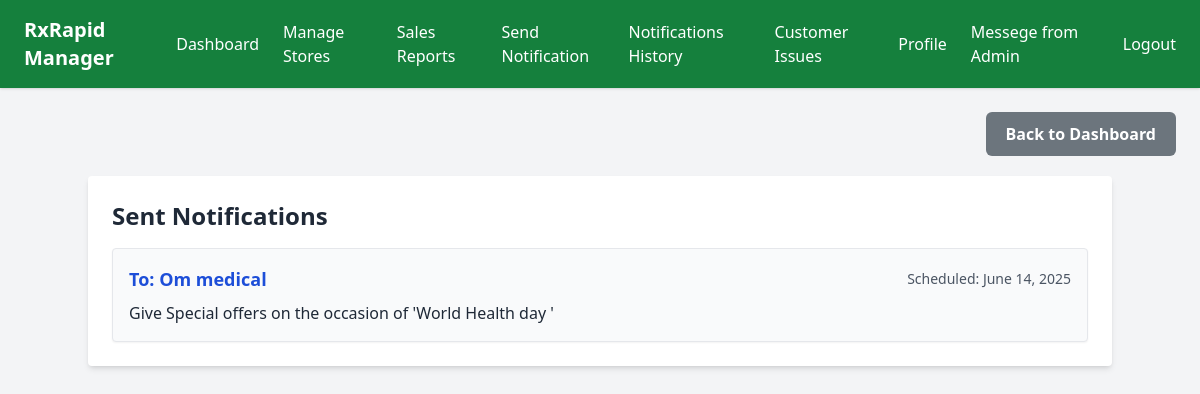
Page /manager/notifications_view/ on the committed database.
### Manager/models.py (models this page shows, shortened)
class Notification(models.Model):
    SEND_CHOICES = [
        ('all', 'Send to All Medical Stores'),
        ('selected', 'Send to Selected Medical Store'),
    ]
    send_to = models.CharField(max_length=20, choices=SEND_CHOICES, default='all')
    medical_store = models.ForeignKey(MediRegistration, on_delete=models.CASCADE, null=True, blank=True)
    message = models.TextField()
    scheduled_date = models.DateField()
    created_at = models.DateTimeField(auto_now_add=True, null=True)

### medical/models.py (models this page shows, shortened)
class MediRegistration(models.Model):
    store_name = models.CharField(max_length=150)  # ✅ Newly added
    owner_name = models.CharField(max_length=100)
    owner_photo = models.ImageField(upload_to='owner_photos/')
    owner_id_proof = models.FileField(upload_to='owner_id_proofs/')
    pharmacist_name = models.CharField(max_length=100)
    pharmacist_photo = models.ImageField(upload_to='pharmacist_photos/')
    address = models.TextField()
    street_address = models.TextField()
    city = models.CharField(max_length=100)
    state = models.CharField(max_length=100, choices=STATES)
    pincode = models.PositiveIntegerField()
    contact = models.CharField(max_length=15)
    email = models.EmailField(unique=True)
    shop_no = models.CharField(max_length=50)
    license_no = models.CharField(max_length=100)
    license_photo = models.ImageField(upload_to='license_photos/')
    intimation_letter_photo = models.ImageField(upload_to='intimation_letters/')
    food_license_photo = models.ImageField(upload_to='food_licenses/')
    bank_account_no = models.CharField(max_length=30)
    ifsc_code = models.CharField(max_length=20)
    passbook_photo = models.ImageField(upload_to='passbook_photos/')
    is_approved = models.BooleanField(default=False)
    username = models.CharField(max_length=100, unique=True)  # Ensure unique usernames
    password = models.CharField(max_length=255)  # Store password as a hash

### Manager/views.py (the view)
# urls.py: path('manager/notifications_view/', views.sent_notifications, name='sent_notifications'),
def sent_notifications(request):
    notifications = Notification.objects.all().order_by('-scheduled_date')
    return render(request, 'manager/notifications_view.html', {'notifications': notifications})

### Manager/templates/manager/notifications_view.html (shortened to what this page needs)
{% extends 'manager/base_manager.html' %}
{% block content %}
<div class="top-bar">
    <a href="{% url 'manager_dashboard' %}" class="btn-back">Back to Dashboard</a>
</div>
<div class="container mx-auto p-6 bg-white rounded shadow-md">
  <h2 class="text-2xl font-bold mb-4">Sent Notifications</h2>
  {% if notifications %}
    <ul class="space-y-4">
      {% for notification in notifications %}
        <li class="p-4 border border-gray-200 rounded shadow-sm bg-gray-50">
          <div class="flex justify-between items-center">
            <h3 class="text-lg font-semibold text-blue-700">To: {{ notification.medical_store.store_name }}</h3>
            <span class="text-sm text-gray-600">Scheduled: {{ notification.scheduled_date }}</span>
          </div>
          <p class="mt-2 text-gray-800">{{ notification.message }}</p>
        </li>
      {% endfor %}
    </ul>
  {% else %}
    <p class="text-gray-500 text-center mt-4">No notifications have been sent yet.</p>
  {% endif %}
</div>
{% endblock %}

### Manager/templates/manager/notifications_view.html (style rules this page uses)
.top-bar { display: flex; justify-content: flex-end; margin-bottom: 20px; }
.btn-back { background-color: #6c757d; color: white; padding: 10px 20px; border-radius: 6px; text-decoration: none; font-weight: bold; transition: background-color 0.3s, transform 0.2s; }

### rows in the picture
Notification: medical_store.store_name "Om medical", scheduled_date "June 14, 2025", message "Give Special offers on the occasion of 'World Health day '"
